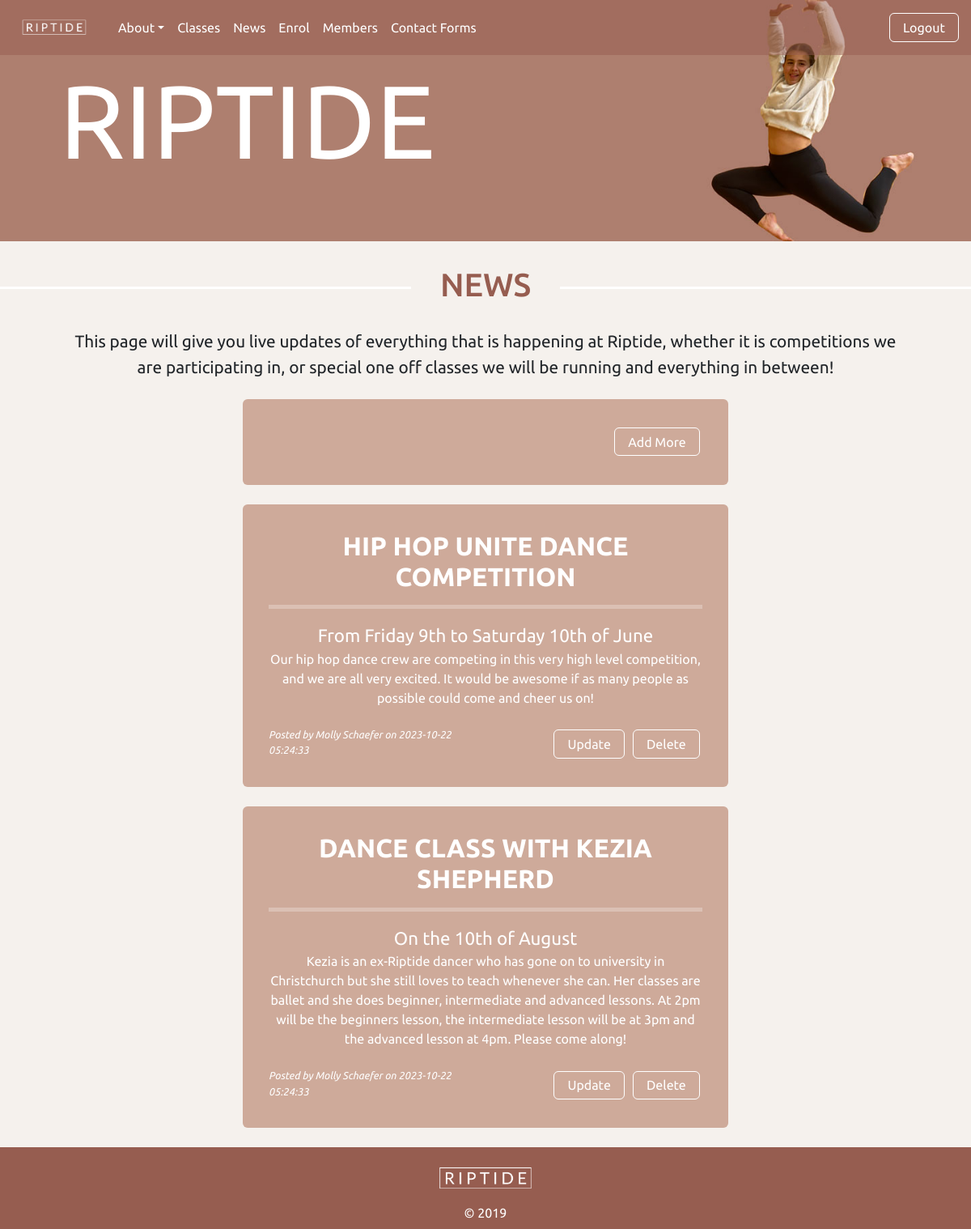
The page /news (signed in) on the database its author committed.
### tables this page shows
CREATE TABLE news(
    news_id integer primary key autoincrement not null,
    title text not null unique,
    subtitle text not null unique,
    content text not null unique,
    newsdate date not null,
    member_id integer not null,
    foreign key(member_id) references member(member_id)
);

CREATE TABLE member(
    member_id integer primary key autoincrement not null,
    name text not null unique,
    email text not null unique,
    password text not null,
    authorisation integer not null
);

### server.py (the view)
@app.route('/news')
def news():
    sql = """select news.news_id, news.title, news.subtitle, news.content, news.newsdate, member.name
    from news
    join member on news.member_id= member.member_id
    order by news.newsdate desc;
    """
    result = run_search_query_tuples(sql, (), db_path, True)
    print(result)
    return render_template("news.html", news=result)

### db_functions.py (called while the page is built)
def run_search_query_tuples(sql_query,values_tuple, file_path, rowfactory=False):
    result = None
    try:
        db = sqlite3.connect(file_path)
        if rowfactory:
            db.row_factory = sqlite3.Row
        cursor = db.cursor()
        cursor.execute(sql_query,values_tuple)
        result = cursor.fetchall()
        cursor.close()
    except sqlite3.Error as error:
        print("Error running search query tuples: {}".format(error))
        return None
    db.close()
    if result is None:
        print("No search values were found")
    return result

### templates/news.html (shortened to what this page needs)
{% extends "layout.html" %}
{% block banner %}
static/images/molly_banner3.jpg
{% endblock %}
{% block content %}
<h1>NEWS</h1>
<p>This page will give you live updates of everything that is happening at Riptide, whether it is competitions we are participating in,
or special one off classes we will be running and everything in between! </p>
    <br>
{% if session and session['authorisation'] == 0 %}
<div class="news rounded">
    <div class="text-end">
        <a class="btn btn-outline" href="{{ url_for('news_cud', id=0, task='add') }}">Add More</a>
    </div>
</div>
    <br>
{% endif %}
{% for row in news %}
<div class="news rounded">
    <h4><b>{{row ['title']}}</b></h4>
    <hr>
    <div class="subtitle">{{row['subtitle']}}</div>
    <div class="news-text">{{row['content'] | replace("\n", "<br>") | safe}}</div>
<br>
    <div class="row">
    <div class="col-lg-6"><div class="news-subtext text-start">Posted by {{ row ['name']}} on {{ row ['newsdate'] }}</div></div>
    {% if session and session['authorisation'] == 0 %}
    <div class="col-lg-6 text-end">
        <a class="btn btn-outline" href="{{ url_for('news_cud', id=row['news_id'], task='update') }}">Update</a>
        <a class="btn btn-outline" href="{{ url_for('news_cud', id=row['news_id'], task='delete') }}">Delete</a>
    </div>
    {% endif %}
    </div>
</div>
    <br>
{% endfor %}
{% endblock %}

### static/styles.css (style rules this page uses)
body { font-family: 'Ubuntu', sans-serif; background-color: rgb(245,241,237); }
.btn-outline { border: 1px solid white; padding: 0.3em 1em; }
h1 { padding:0; overflow: hidden; color:rgb(150,93,80); display: table; white-space: nowrap; margin: 0.75em 0; scroll-margin-top: 3em; }
h1:before, h1:after { border-top: 3px solid rgb(255,255,255); content: ''; display: table-cell; position: relative; top: 0.65em; width: 50%; }
h1:before { right: 3%; }
h1:after { left: 3%; }
h4 { text-align: center; color: rgb(255,255,255); font-size: 2em; }
p { padding:0 4em 0 4em; margin:auto; text-align: center; font-size: 1.3em; }
.btn { color: white; margin: 0.2em; }
.news { max-width: 50%; translate: 50%; padding: 2em; background-color: rgb(206, 170, 154); }
.subtitle { text-align: center; font-size: 1.4em; color: white; }
.news-text { text-align: center; font-size: 1em; color: white; }
.news-subtext { font-size: 0.8em; color: white; font-style: italic; }
hr { color:white; border-width: 5px; }

### rows shown on the page
news: title "HIP HOP UNITE DANCE COMPETITION", subtitle "From Friday 9th to Saturday 10th of June", content "Our hip hop dance crew are competing in this very high level competition, and we are all very excited. It would be awesome if as many people as possible could come and cheer us on!", name "Molly Schaefer", newsdate "2023-10-22 05:24:33"
news: title "DANCE CLASS WITH KEZIA SHEPHERD", subtitle "On the 10th of August", content "Kezia is an ex-Riptide dancer who has gone on to university in Christchurch but she still loves to teach whenever she can. Her classes are ballet and she does beginner, intermediate and advanced lessons. At 2pm will be the beginners lesson, the intermediate lesson will be at 3pm and the advanced lesson at 4pm. Please come along!", name "Molly Schaefer", newsdate "2023-10-22 05:24:33"
